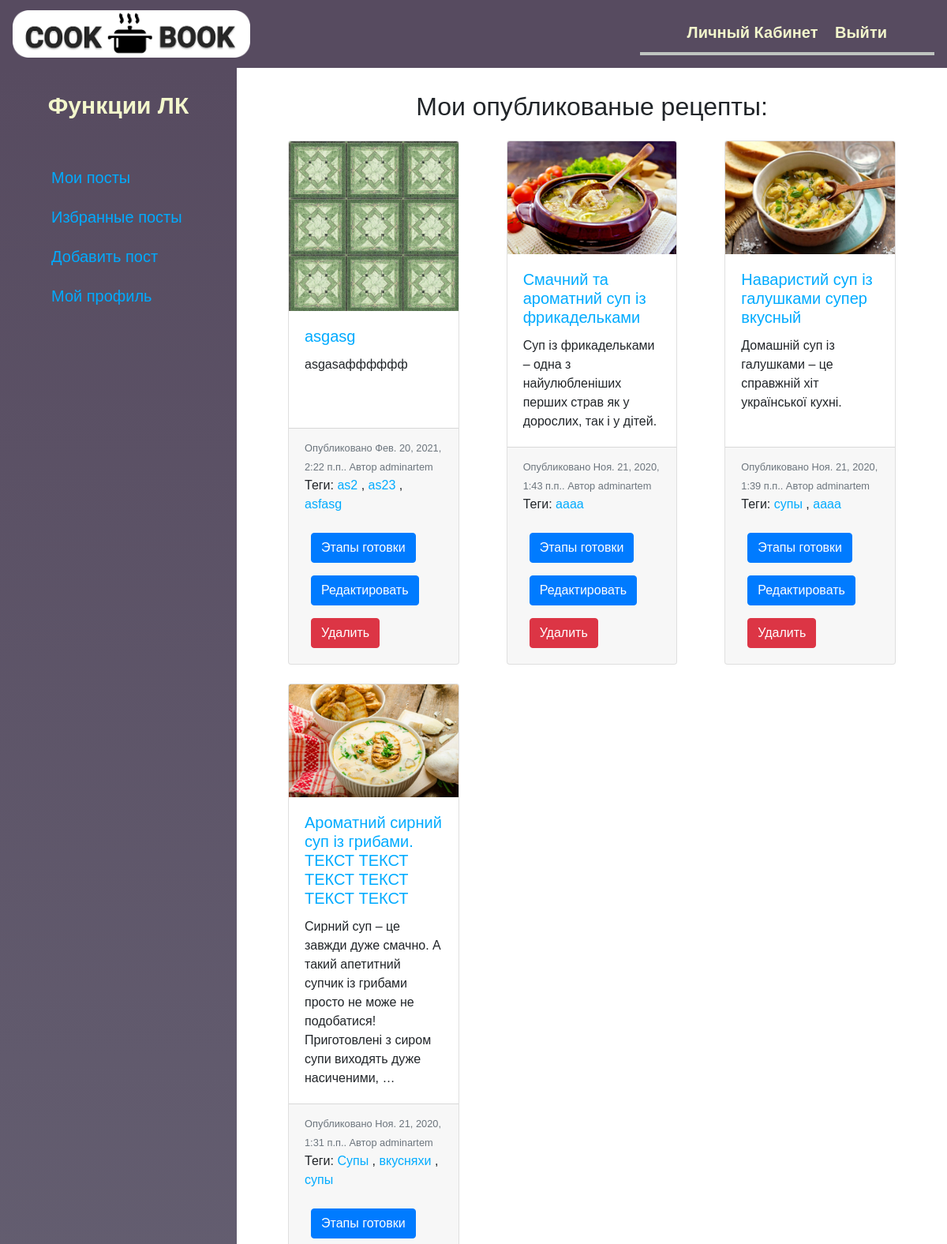
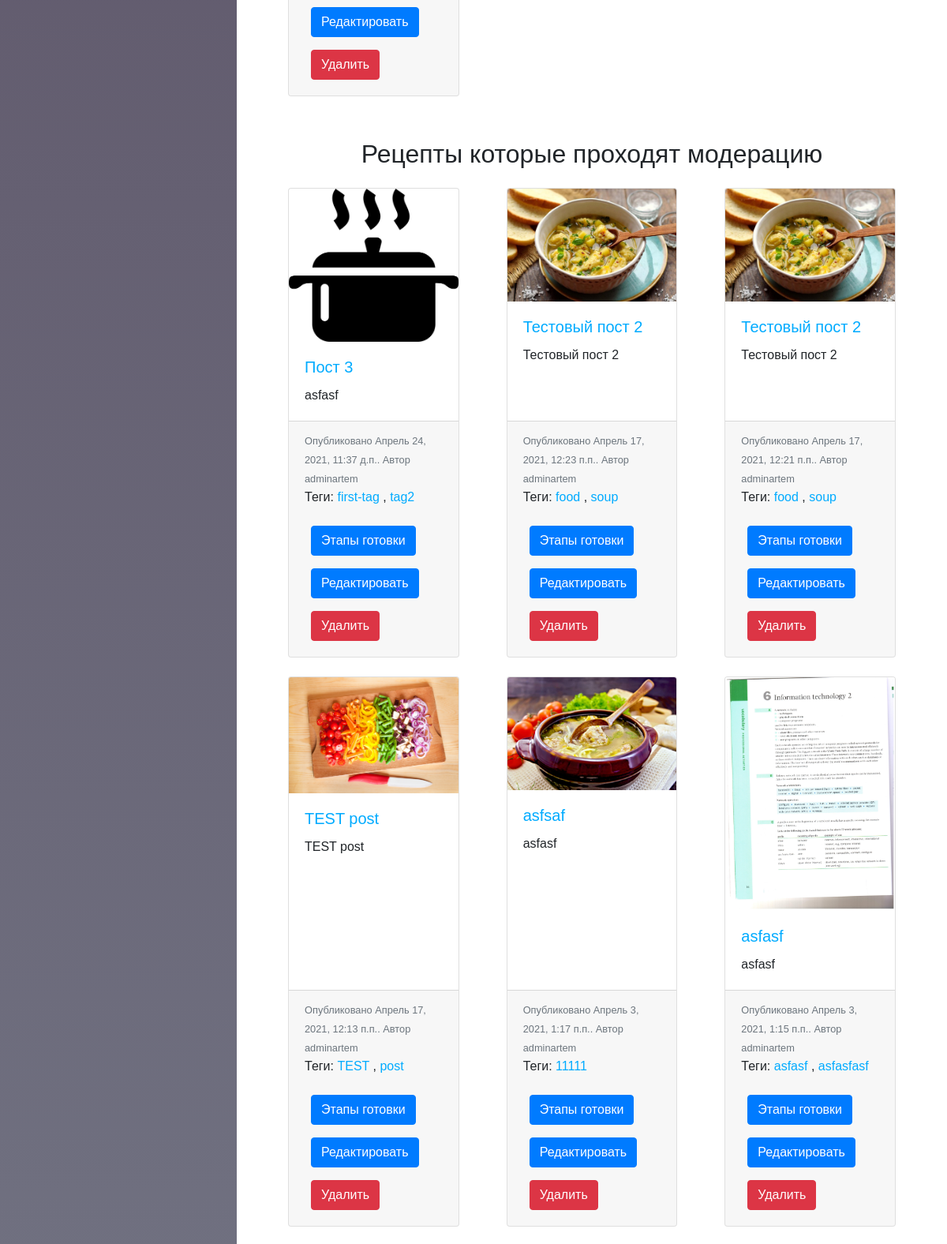
The page /dashboard/ (signed in, upper part) on the database its author committed (2 pictures, top to bottom).
### blog/models.py (models this page shows, shortened)
class Post(models.Model):
    STATUS_CHOICES = (
        ('draft', 'Draft'),
        ('published', 'Published'),
    )
    title = models.CharField(max_length=250, verbose_name='Название поста')
    slug = models.SlugField(max_length=250, unique_for_date='publish')
    author = models.ForeignKey(User, on_delete=models.CASCADE, related_name='blog_posts', verbose_name='Автор')
    short_description = models.CharField(max_length=400, verbose_name='Краткое описание')
    publish = models.DateTimeField(default=timezone.now, verbose_name='Дата публикации')
    created = models.DateTimeField(auto_now_add=True, verbose_name='Дата создания')
    updated = models.DateTimeField(auto_now=True, verbose_name='Дата изменения')
    status = models.CharField(max_length=10, choices=STATUS_CHOICES, default='draft', verbose_name='Статус публикации')
    image = models.ImageField(upload_to='product_images/', blank=False, verbose_name='Изображение')
    tags=TaggableManager()
    favourite = models.ManyToManyField(User, related_name='fav_posts', blank=True)
    class Meta:
        ordering = ('-publish',)
    def get_absolute_url(self):
        return reverse('blog:post_detail',
                       args=[self.id,
                             self.publish.year,
                             self.publish.month,
                             self.publish.day,
                             self.slug])

### blog/views.py (the view)
# urls.py: path('dashboard/',views.dashboard,
@login_required
def dashboard(request):
    user=request.user
    posts_pub=Post.objects.filter(author=user,
                    status='published')
    posts_draft = Post.objects.filter(author=user,
                           status='draft')
    return render(request,
      'blog/account/dashboard.html',
                  {'section':'dashboard',
                   'posts_pub':posts_pub,
                   'posts_draft':posts_draft
                  })

### blog/templates/blog/account/dashboard.html (shortened to what this page needs)
{% extends 'blog/base_account.html' %}
{% block account_content %}
        {% if posts_pub %}
            <h2 class="text-center mb-4">Мои опубликованые рецепты:</h2>
                <div class="card-deck">
                    <div class="row row-cols-3 row-cols-md-3">
                        {% for post in posts_pub %}
                                <div class="col mb-4" >
                                    <div class="card" style="height: 100%">
                                        <a href="{{ post.get_absolute_url }}">
                                            <img src="{{ MEDIA_URL }}{{ post.image.url }}" class="card-img-top" alt="...">
                                        </a>
                                        <div class="card-body">
                                            <a href="{{ post.get_absolute_url }}">
                                                <h5 class="card-title">{{ post.title }}</h5>
                                            </a>
                                            <p class="card-text">{{ post.short_description|truncatewords:25 }}</p>
                                        </div>
                                        <div class="card-footer">
                                            <small class="text-muted">Опубликовано {{ post.publish }}. Автор {{ post.author }}</small>
                                            <p> Теги:
                                                {% for tag in post.tags.all %}
                                                    <a href="{%  url "blog:post_list_by_tag" tag.slug  %}">
                                                        {{ tag.name }}
                                                    </a>
                                                    {% if not forloop.last %}
                                                        ,
                                                    {% endif %}
                                                {% endfor %}
                                            </p>
                                        <a class="btn btn-primary m-2"
                                           href="{% url 'blog:post_point_list' post.id %}">
                                            Этапы готовки
                                        </a>
                                        <a class="btn btn-primary m-2" href="{% url 'blog:post_edit' post.id %}">Редактировать</a>
                                        <a class="btn btn-danger m-2" href="{% url 'blog:post_delete' post.id %}">Удалить</a></div>
                                    </div>
                                </div>
                        {% endfor %}
                    </div>
                </div>
        {% endif %}
        {% if posts_draft %}
            <h2 class="text-center mb-4">Рецепты которые проходят модерацию</h2>
            <div class="card-deck">
                <div class="row row-cols-3 row-cols-md-3">
                {% for post in posts_draft %}
                     <div class="col mb-4" >
                        <div class="card" style="height: 100%">
                            <a href="{{ post.get_absolute_url }}">
                                <img src="{{ MEDIA_URL }}{{ post.image.url }}" class="card-img-top" alt="...">
                            </a>
                            <div class="card-body">
                                <a href="{{ post.get_absolute_url }}">
                                    <h5 class="card-title">{{ post.title }}</h5>
                                </a>
                                <p class="card-text">{{ post.short_description|truncatewords:25 }}</p>
                            </div>
                            <div class="card-footer">
                                <small class="text-muted">Опубликовано {{ post.publish }}. Автор {{ post.author }}</small>
                                <p> Теги:
                                    {% for tag in post.tags.all %}
                                        <a href="{%  url "blog:post_list_by_tag" tag.slug  %}">
                                            {{ tag.name }}
                                        </a>
                                        {% if not forloop.last %}
                                            ,
                                        {% endif %}
                                    {% endfor %}
                                </p>
                                <a class="btn btn-primary m-2" href="{% url 'blog:post_point_list' post.id %}">
                                    Этапы готовки
                                </a>
                                <a class="btn btn-primary m-2" href="{% url 'blog:post_edit' post.id %}">Редактировать</a>
                                <a class="btn btn-danger m-2" href="{% url 'blog:post_delete' post.id %}">Удалить</a>
                            </div>
                        </div>
                    </div>
                {% endfor %}
                </div>
            </div>
        {% endif %}
{% endblock %}

### blog/static/css/style.css (style rules this page uses)
body { margin: 0; padding: 0; font-family:helvetica, sans-serif; }
a { color: #00abff; }
h2 { font-weight: normal; margin: 30px 0 0; }

### rows shown on the page
Post: image (picture), title "asgasg", short_description "asgasaфффффф", publish "Фев. 20, 2021, 2:22 п.п.", author "adminartem"
Tag: name "as2"
Tag: name "as23"
Tag: name "asfasg"
Post: image (picture), title "Смачний та ароматний суп із фрикадельками", short_description "Суп із фрикадельками – одна з найулюбленіших перших страв як у дорослих, так і у дітей.", publish "Ноя. 21, 2020, 1:43 п.п.", author "adminartem"
Tag: name "aaaa"
Post: image (picture), title "Наваристий суп із галушками супер вкусный", short_description "Домашній суп із галушками – це справжній хіт української кухні.", publish "Ноя. 21, 2020, 1:39 п.п.", author "adminartem"
Tag: name "супы"
Post: image (picture), title "Ароматний сирний суп із грибами. ТЕКСТ ТЕКСТ ТЕКСТ ТЕКСТ ТЕКСТ ТЕКСТ", short_description "Сирний суп – це завжди дуже смачно. А такий апетитний супчик із грибами просто не може не подобатися! Приготовлені з сиром супи виходять дуже насиченими, …", publish "Ноя. 21, 2020, 1:31 п.п.", author "adminartem"
Tag: name "Супы"
Tag: name "вкусняхи"
Post: image (picture), title "Пост 3", short_description "asfasf", publish "Апрель 24, 2021, 11:37 д.п.", author "adminartem"
Tag: name "first-tag"
Tag: name "tag2"
Post: image (picture), title "Тестовый пост 2", short_description "Тестовый пост 2", publish "Апрель 17, 2021, 12:23 п.п.", author "adminartem"
Tag: name "food"
Tag: name "soup"
Post: image (picture), title "Тестовый пост 2", short_description "Тестовый пост 2", publish "Апрель 17, 2021, 12:21 п.п.", author "adminartem"
Post: image (picture), title "TEST post", short_description "TEST post", publish "Апрель 17, 2021, 12:13 п.п.", author "adminartem"
Tag: name "TEST"
Tag: name "post"
Post: image (picture), title "asfsaf", short_description "asfasf", publish "Апрель 3, 2021, 1:17 п.п.", author "adminartem"
Tag: name "11111"
Post: image (picture), title "asfasf", short_description "asfasf", publish "Апрель 3, 2021, 1:15 п.п.", author "adminartem"
Tag: name "asfasf"
Tag: name "asfasfasf"
